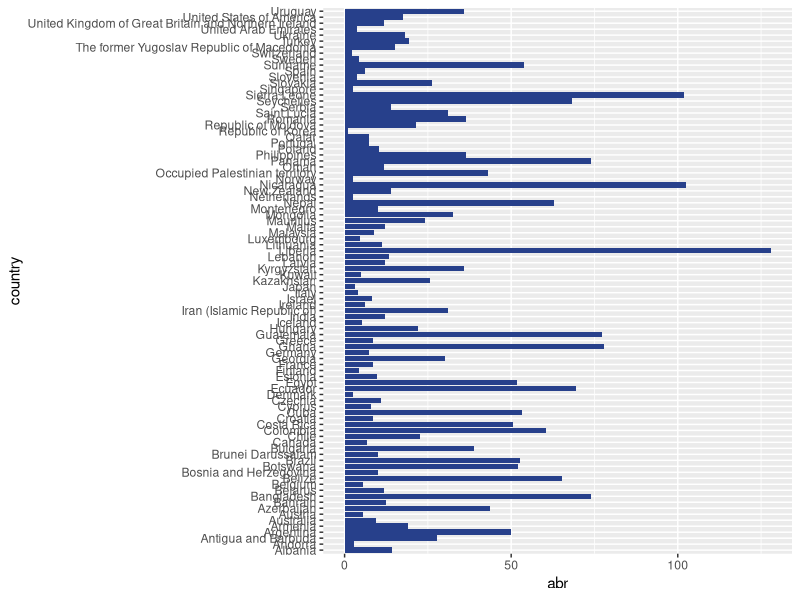
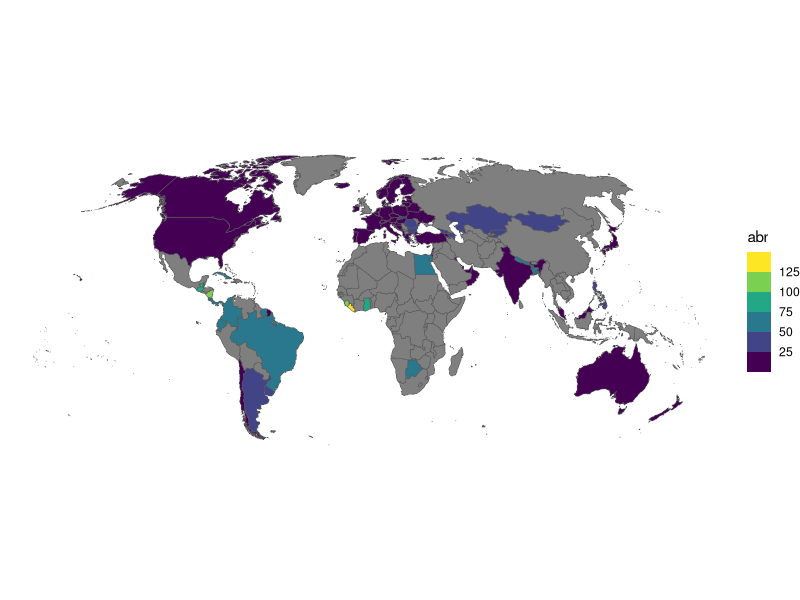

Write R code to recreate these figures, in order.
library(tidyverse)
library(readxl)
library(rnaturalearth)
library(rnaturalearthdata)
library(sf)


abr <- 
  read_csv("data/abr.csv") %>% 
  transmute(
    country = Location, 
    year = Period, 
    abr = Value
  ) %>% 
  print()

abr %>% 
  filter(year == 2018) %>% 
  ggplot() +
  geom_col(mapping = aes(x = country, y = abr), fill = "royalblue4")  +
  coord_flip()


# world map
ne_countries(scale = "medium", returnclass = "sf") %>%
  filter(sov_a3 != "ATA") %>% 
  left_join(filter(abr, year == 2018), by = c("admin" = "country")) %>% 
  ggplot() +
  geom_sf(aes(fill = abr)) +
  scale_fill_viridis_b() +
  coord_sf(crs = st_crs("ESRI:54030")) +  # Robinson
  theme_void()
